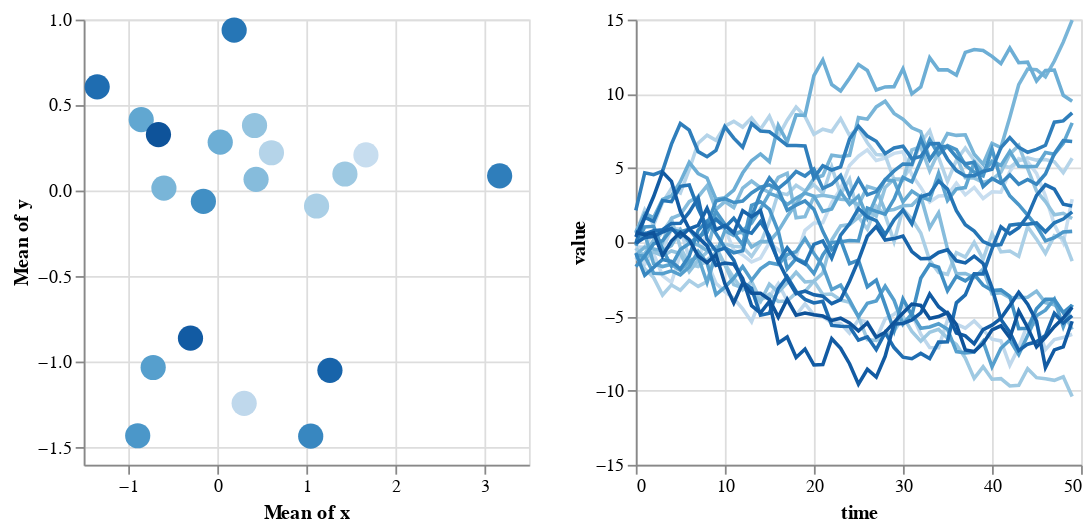

The notebook cell saved with this chart:
### Code cell
# Data is prepared, now make a chart

selector = alt.selection_single(empty='all', fields=['id'])

base = alt.Chart(data).properties(
    width=250,
    height=250
).add_selection(selector)

points = base.mark_point(filled=True, size=200).encode(
    x='mean(x)',
    y='mean(y)',
    color=alt.condition(selector, 'id:O', alt.value('lightgray'), legend=None),
)

timeseries = base.mark_line().encode(
    x='time',
    y=alt.Y('value', scale=alt.Scale(domain=(-15, 15))),
    color=alt.Color('id:O', legend=None)
).transform_filter(
    selector
)

points | timeseries

### Figure 1 — Vega-Lite specification as saved in the notebook (floating-point values rounded to 4 significant figures; data arrays with more than 128 entries replaced by an {"elided": "..."} marker saying what was removed)
{"config": {"view": {"continuousWidth": 400, "continuousHeight": 300}}, "hconcat": [{"mark": {"type": "point", "filled": true, "size": 200}, "encoding": {"color": {"condition": {"type": "ordinal", "field": "id", "legend": null, "selection": "selector048"}, "value": "lightgray"}, "x": {"type": "quantitative", "aggregate": "mean", "field": "x"}, "y": {"type": "quantitative", "aggregate": "mean", "field": "y"}}, "height": 250, "selection": {"selector048": {"type": "single", "empty": "all", "fields": ["id"]}}, "width": 250}, {"mark": "line", "encoding": {"color": {"type": "ordinal", "field": "id", "legend": null}, "x": {"type": "quantitative", "field": "time"}, "y": {"type": "quantitative", "field": "value", "scale": {"domain": [-15, 15]}}}, "height": 250, "selection": {"selector048": {"type": "single", "empty": "all", "fields": ["id"]}}, "transform": [{"filter": {"selection": "selector048"}}], "width": 250}], "data": {"name": "data-85f4a2193df407f7481532aa644cfd27"}, "$schema": "https://vega.github.io/schema/vega-lite/v4.0.2.json", "datasets": {"data-85f4a2193df407f7481532aa644cfd27": {"elided": "1000 records"}}}
